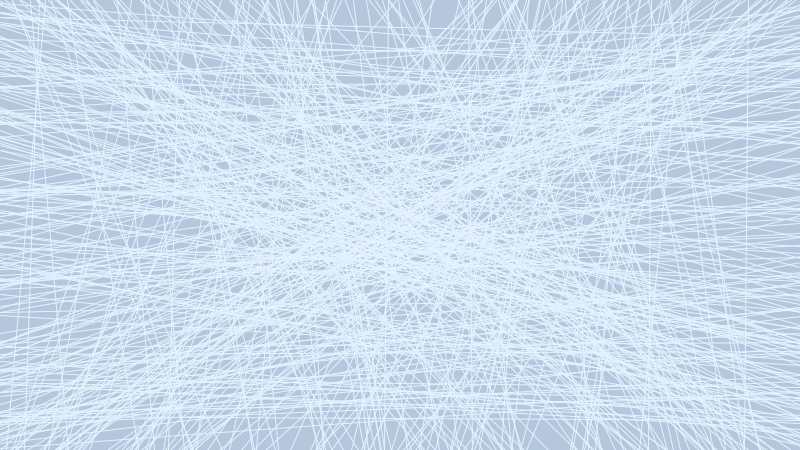
Frame 1 (no input)
Frame 60 (the mouse pressed at the canvas centre just before this capture): identical to frame 1, image omitted
Frame 120 (the mouse held since frame 60 and released just before this capture): identical to frame 1, image omitted

The Processing sketch that drew this single still picture (run headless with seeded random() and noise(); from frame 60 on, the mouse is pressed at the canvas centre):

// Processing sketch: ice
// ── ice.pde
int done = 0;

void setup ()
{
    size (800, 450);
    
}

void draw ()
{
  int x, y;
  
  if (done>0) return;
  background (181, 199, 220);
  
  stroke (227, 242, 255);
  for (int i=0; i<200; i++)
  {
    x = (int)random (0, width);
    y = (int)random (0, width);
    line (x, 0, y, 450);
  }
  
  for (int i=0; i<200; i++)
  {
    x = (int)random (0, height);
    y = (int)random (0, height);
    line (0, x, 800, y);
  }
  save ("icexx.jpg");
  done = 1;
}
